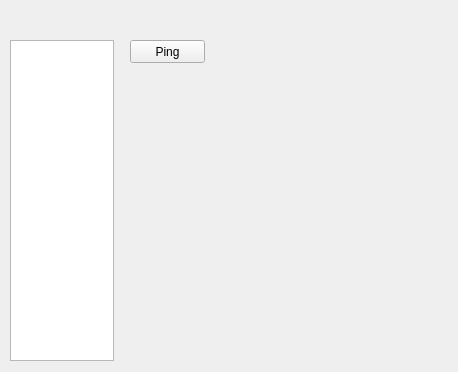
<?xml version="1.0" encoding="UTF-8"?>
<ui version="4.0">
 <class>MainForm</class>
 <widget class="QWidget" name="MainForm">
  <property name="geometry">
   <rect>
    <x>0</x>
    <y>0</y>
    <width>458</width>
    <height>372</height>
   </rect>
  </property>
  <property name="windowTitle">
   <string>Batch Ping by Tanyiqu</string>
  </property>
  <widget class="QTextEdit" name="textEdit">
   <property name="geometry">
    <rect>
     <x>10</x>
     <y>40</y>
     <width>104</width>
     <height>321</height>
    </rect>
   </property>
  </widget>
  <widget class="QPushButton" name="pushButton">
   <property name="geometry">
    <rect>
     <x>130</x>
     <y>40</y>
     <width>75</width>
     <height>23</height>
    </rect>
   </property>
   <property name="text">
    <string>Ping</string>
   </property>
  </widget>
 </widget>
 <resources/>
 <connections/>
</ui>
